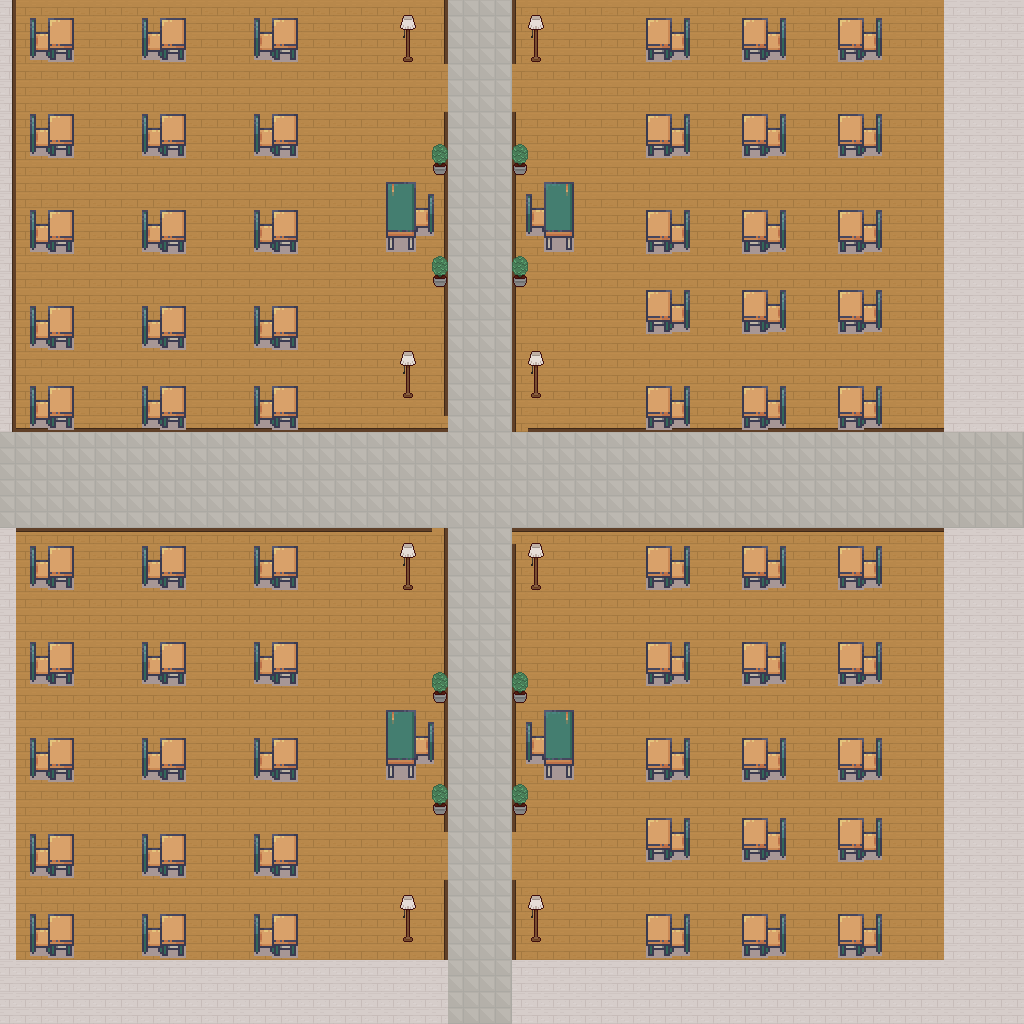

This is a level from a 2D game, rendered from its Tiled map with the project's own tilesets. A one-line summary and the map file follow, with tile-layer data summarised:
An orthogonal 64x64 tile map with 16x16 px tiles, 4 tile layers (floor, class room floor, boundries, class room thing), 3 tilesets.

<map version="1.8" tiledversion="1.8.2" orientation="orthogonal" renderorder="right-down" width="64" height="64" tilewidth="16" tileheight="16" infinite="0" nextlayerid="5" nextobjectid="1">
 <tileset firstgid="1" source="Resources/pixelinterior_LRK_v1.1/floorswalls_LRK.tsx" />
 <tileset firstgid="225" source="Resources/Interiors_free_32x32.tsx" />
 <tileset firstgid="5921" source="Resources/pixelinterior_LRK_v1.1/decorations_LRK.tsx" />
 <layer id="1" name="floor" width="64" height="64" locked="1">
  <data>[4096 cells, 4096 non-empty, 2 distinct tile ids]</data>
 </layer>
 <layer id="2" name="class room floor" width="64" height="64" locked="1">
  <data>[4096 cells, 2916 non-empty, 1 distinct tile ids]</data>
 </layer>
 <layer id="4" name="boundries" width="64" height="64" locked="1">
  <data>[4096 cells, 227 non-empty, 1 distinct tile ids]</data>
 </layer>
 <layer id="3" name="class room thing" width="64" height="64">
  <data>[4096 cells, 848 non-empty, 70 distinct tile ids]</data>
 </layer>
</map>
